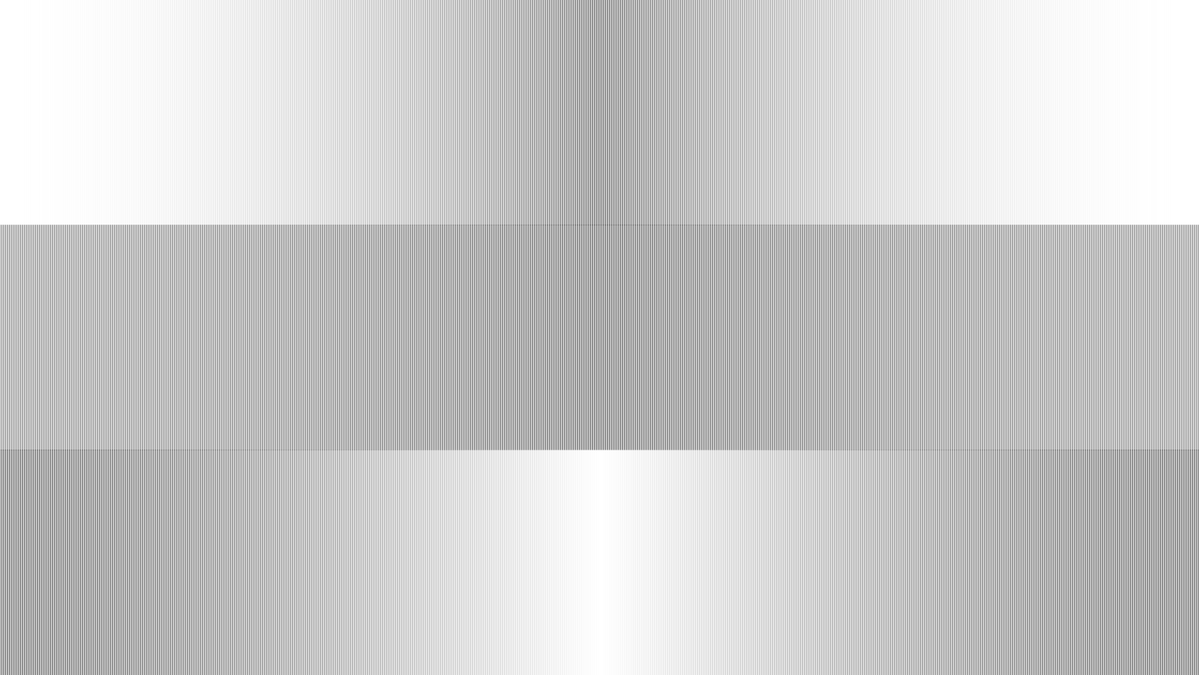
Frame 1 (no input)
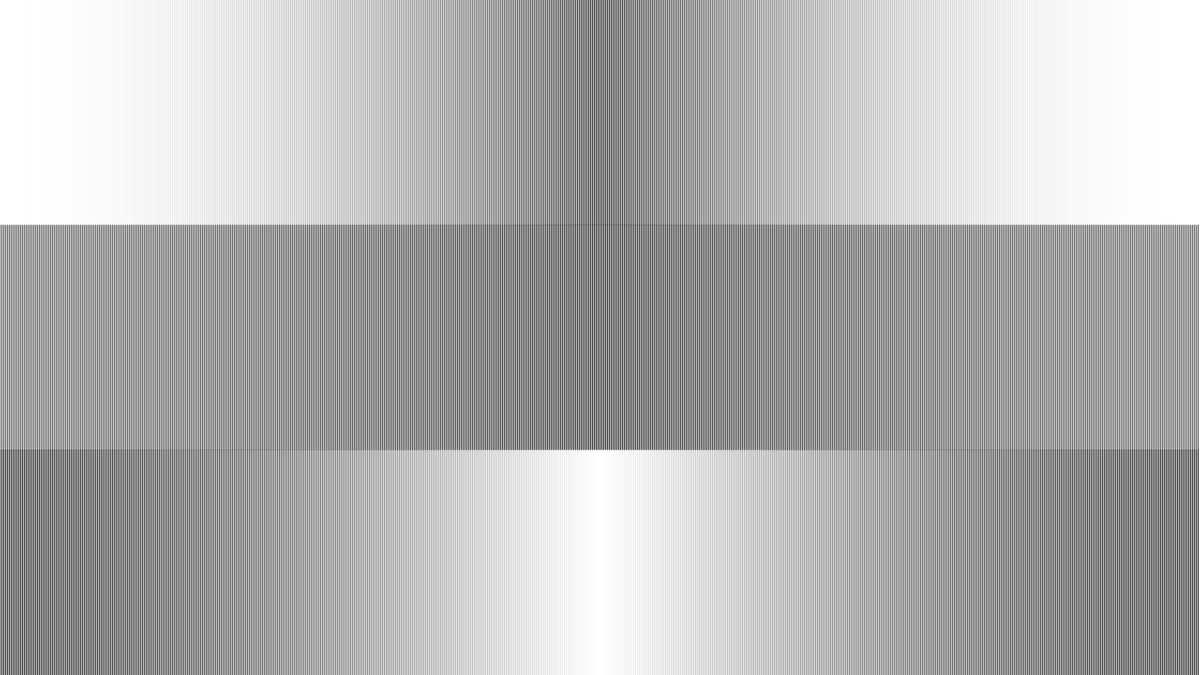
Frame 2 (the mouse pressed at the canvas centre, redrawn once)

The p5.js sketch that drew these frames (run headless with seeded random() and noise() and a simulated clock; the mouse was pressed at the canvas centre and the sketch redrawn once):

// p5.js sketch
// ── sketch.js
var coswave = [];

function setup() {

  createCanvas(1920, 1080);
  for (var i = 0; i < width; i++) {
    var amount = map(i, 0, width, 0, PI);
    coswave[i] = abs(cos(amount));
  }
  background(255);
  noLoop();
}

function draw() {
  var y1 = 0;
  var y2 = height/3;
  for (var i = 0; i < width; i+=3) {
    stroke(coswave[i]*255);
    line(i, y1, i, y2);
  }

  y1 = y2;
  y2 = y1 + y1;
  for (var i = 0; i < width; i+=3) {
    stroke(coswave[i]*255 / 4);
    line(i, y1, i, y2);
  }
  
  y1 = y2;
  y2 = height;
  for (var i = 0; i < width; i+=3) {
    stroke(255 - coswave[i]*255);
    line(i, y1, i, y2);
  }
}
